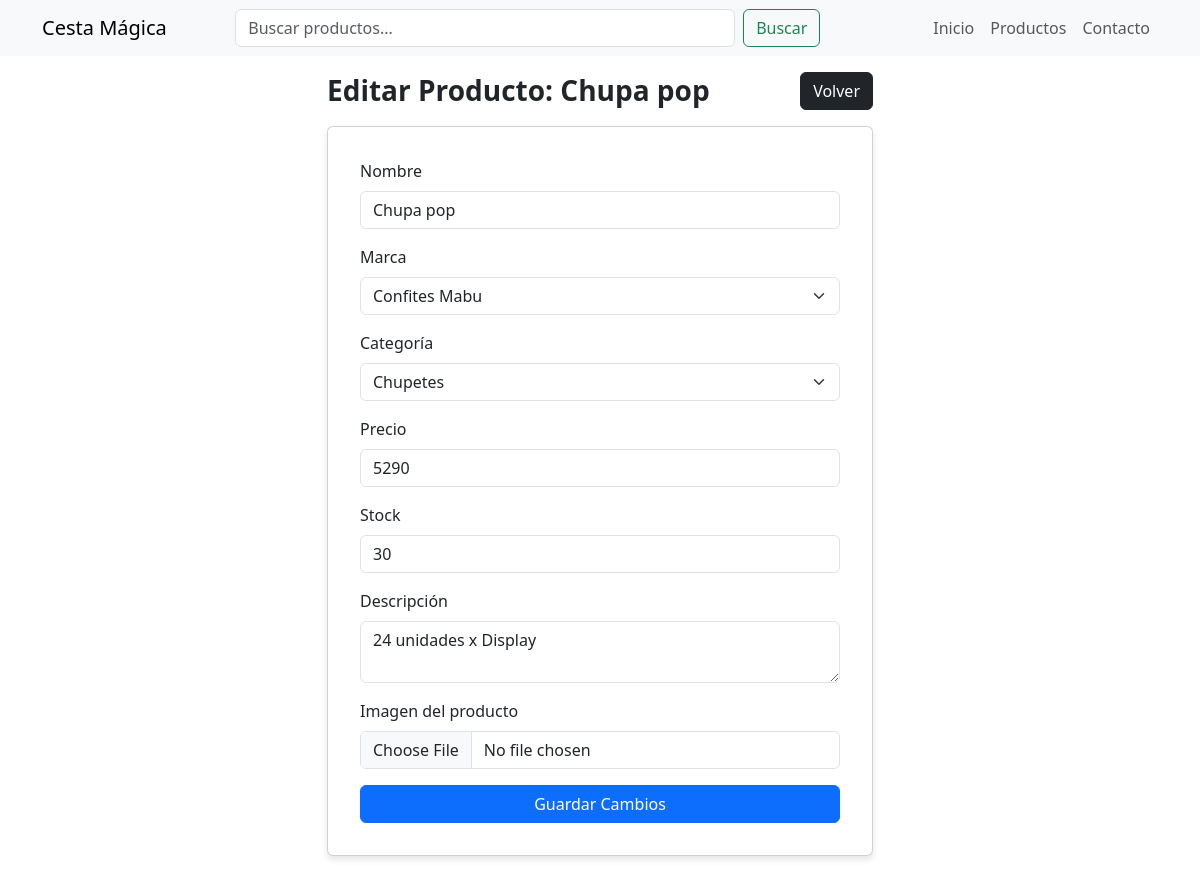
/gestion/editar/7/ (signed in), run on the app's committed database.
### Inventario/models.py (models this page shows, shortened)
class Producto(models.Model):
    nombre = models.CharField(max_length=200)
    descripcion = models.TextField()
    stock = models.IntegerField()
    precio = models.IntegerField()
    imagen = models.ImageField(upload_to='productos/')
    categoria = models.ForeignKey(Categoria, on_delete=models.CASCADE)
    marca = models.ForeignKey(Marca, on_delete=models.CASCADE)
    destacado = models.BooleanField(default=False)

### Inventario/views.py (the view, shortened to what this page needs)
# urls.py: path('gestion/editar/<int:id>/', views.editar_producto, name='editar_producto'),
@login_required
def editar_producto(request, id):
    producto = get_object_or_404(Producto, id=id)
    categorias = Categoria.objects.all()
    marcas = Marca.objects.all()
    context = {
        'producto': producto,
        'categorias': Categoria.objects.all(),
        'marcas': Marca.objects.all()
    }
    return render(request, 'CestaMagica/Gestion/editar.html', context)

### Inventario/templates/CestaMagica/Gestion/editar.html (shortened to what this page needs)
{% extends "base.html" %}
{% block content %}
<div class="container mb-3">
  <div class="row justify-content-center mb-3 mt-3">
    <div class="col-12 col-md-8 col-lg-6">
      <div class="d-flex justify-content-between align-items-center">
        <h3 class="mb-0">Editar Producto: {{producto.nombre}}</h3>
        <a href="{% url 'gestion' %}" class="btn btn-dark">Volver</a>
      </div>
    </div>
  </div>
  <div class="row justify-content-center">
    <div class="col-12 col-md-8 col-lg-6">
      <div class="card">
        <div class="card-body">
            <form id="form_agregar" action="" method="POST" enctype="multipart/form-data" novalidate>
                <div class="mb-3">
                    <label for="nombre" class="form-label">Nombre</label>
                    <input type="text" class="form-control" name="nombre" id="nombre" value="{{producto.nombre}}" required/>
                </div>
                <div class="mb-3">
                    <label for="marca" class="form-label">Marca</label>
                    <select class="form-select" name="marca" id="marca" required>
                        {% for marca in marcas|dictsort:"nombre" %}
                            {% if marca.id == producto.marca.id %}
                                <option value="{{marca.id}}" selected>{{marca.nombre}}</option>
                            {% else %}
                                <option value="{{marca.id}}">{{marca.nombre}}</option>
                            {% endif %}
                        {% endfor %}
                    </select>
                </div>
                <div class="mb-3">
                    <label for="categoria" class="form-label">Categoría</label>
                    <select class="form-select" name="categoria" id="categoria" required>
                    {% for categoria in categorias|dictsort:"nombre" %}
                        {% if categoria.id == producto.categoria.id %}
                            <option value="{{categoria.id}}" selected>{{categoria.nombre}}</option>
                        {% else %}
                            <option value="{{categoria.id}}">{{categoria.nombre}}</option>
                        {% endif %}
                    {% endfor %}
                    </select>
                </div>
                <div class="mb-3">
                    <label for="precio" class="form-label">Precio</label>
                    <input type="number" class="form-control" name="precio" id="precio" min="0" step="0.01" value="{{producto.precio}}" required />
                </div>
                <div class="mb-3">
                    <label for="stock" class="form-label">Stock</label>
                    <input type="number" class="form-control" name="stock" id="stock" min="0" value="{{producto.stock}}" required />
                </div>
                <div class="mb-3">
                    <label for="descripcion" class="form-label">Descripción</label>
                    <textarea class="form-control" name="descripcion" id="descripcion" rows="2" required>{{producto.descripcion}}</textarea>
                </div>
                <div class="mb-3">
                    <label for="imagen" class="form-label">Imagen del producto</label>
                    <input class="form-control" type="file" name="imagen" id="imagen" accept="image/*"/>
                </div>
                <div class="d-grid">
                    <button class="btn btn-primary" type="submit">Guardar Cambios</button>
                </div>
            </form>
        </div>
      </div>
    </div>
  </div>
</div>
{% endblock %}

### Inventario/templates/CestaMagica/Gestion/editar.html (style rules this page uses)
.card { padding: 1rem; box-shadow: 0 4px 6px rgba(0, 0, 0, 0.1); }
h3 { font-weight: bold; }

### data on the page
Producto: nombre "Chupa pop", precio "5290", stock "30", descripcion "24 unidades x Display"

### other printed values
form field marca "Confites Mabu"
form field categoria "Chupetes"
